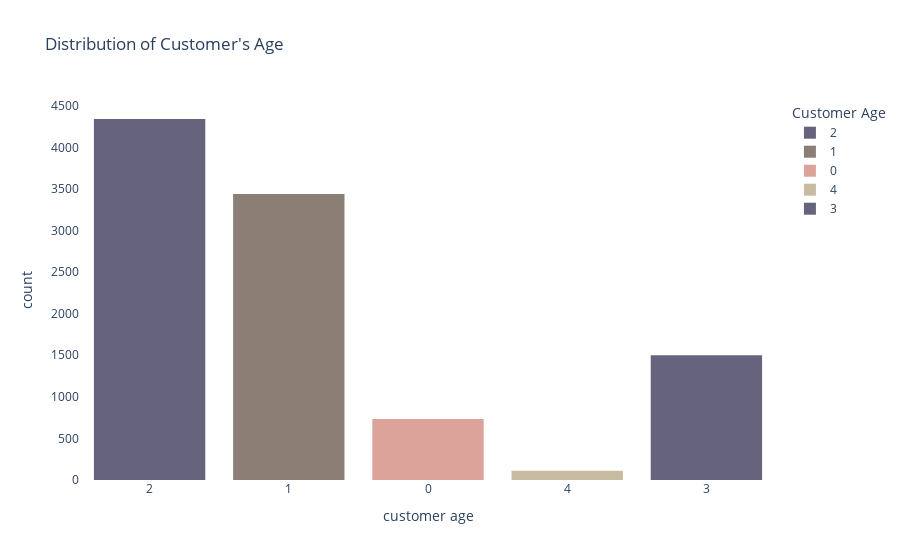

The code cell stored with this chart in its notebook:
### Code cell
fig = px.histogram(data, x="Customer_Age",color_discrete_sequence=['#65647C','#8B7E74','#DBA39A','#C7BCA1'],
                   color="Customer_Age", title='Distribution of Customer\'s Age',labels={'Customer_Age':'customer age'})
fig.update_xaxes(type='category')
fig.update_layout(paper_bgcolor="rgba(0,0,0,0)", plot_bgcolor="rgba(0,0,0,0)",legend_title="Customer Age")
fig.show()

### Figure 1 — Plotly figure (JSON) as saved in the notebook; plotly's stock layout.template omitted (floating-point values rounded to 4 significant figures; data arrays with more than 128 entries replaced by an {"elided": "..."} marker saying what was removed)
{"data": [{"alignmentgroup": "True", "bingroup": "x", "hovertemplate": "customer age=%{x}<br>count=%{y}<extra></extra>", "legendgroup": "2", "marker": {"color": "#65647C", "pattern": {"shape": ""}}, "name": "2", "offsetgroup": "2", "orientation": "v", "showlegend": true, "type": "histogram", "x": {"elided": "4342 int values"}, "xaxis": "x", "yaxis": "y"}, {"alignmentgroup": "True", "bingroup": "x", "hovertemplate": "customer age=%{x}<br>count=%{y}<extra></extra>", "legendgroup": "1", "marker": {"color": "#8B7E74", "pattern": {"shape": ""}}, "name": "1", "offsetgroup": "1", "orientation": "v", "showlegend": true, "type": "histogram", "x": {"elided": "3440 int values"}, "xaxis": "x", "yaxis": "y"}, {"alignmentgroup": "True", "bingroup": "x", "hovertemplate": "customer age=%{x}<br>count=%{y}<extra></extra>", "legendgroup": "0", "marker": {"color": "#DBA39A", "pattern": {"shape": ""}}, "name": "0", "offsetgroup": "0", "orientation": "v", "showlegend": true, "type": "histogram", "x": {"elided": "735 int values"}, "xaxis": "x", "yaxis": "y"}, {"alignmentgroup": "True", "bingroup": "x", "hovertemplate": "customer age=%{x}<br>count=%{y}<extra></extra>", "legendgroup": "4", "marker": {"color": "#C7BCA1", "pattern": {"shape": ""}}, "name": "4", "offsetgroup": "4", "orientation": "v", "showlegend": true, "type": "histogram", "x": [4, 4, 4, 4, 4, 4, 4, 4, 4, 4, 4, 4, 4, 4, 4, 4, 4, 4, 4, 4, 4, 4, 4, 4, 4, 4, 4, 4, 4, 4, 4, 4, 4, 4, 4, 4, 4, 4, 4, 4, 4, 4, 4, 4, 4, 4, 4, 4, 4, 4, 4, 4, 4, 4, 4, 4, 4, 4, 4, 4, 4, 4, 4, 4, 4, 4, 4, 4, 4, 4, 4, 4, 4, 4, 4, 4, 4, 4, 4, 4, 4, 4, 4, 4, 4, 4, 4, 4, 4, 4, 4, 4, 4, 4, 4, 4, 4, 4, 4, 4, 4, 4, 4, 4, 4, 4, 4, 4, 4, 4, 4], "xaxis": "x", "yaxis": "y"}, {"alignmentgroup": "True", "bingroup": "x", "hovertemplate": "customer age=%{x}<br>count=%{y}<extra></extra>", "legendgroup": "3", "marker": {"color": "#65647C", "pattern": {"shape": ""}}, "name": "3", "offsetgroup": "3", "orientation": "v", "showlegend": true, "type": "histogram", "x": {"elided": "1499 int values"}, "xaxis": "x", "yaxis": "y"}], "layout": {"barmode": "relative", "legend": {"title": {"text": "Customer Age"}, "tracegroupgap": 0}, "paper_bgcolor": "rgba(0,0,0,0)", "plot_bgcolor": "rgba(0,0,0,0)", "title": {"text": "Distribution of Customer's Age"}, "xaxis": {"anchor": "y", "categoryarray": [2, 1, 0, 4, 3], "categoryorder": "array", "domain": [0, 1], "title": {"text": "customer age"}, "type": "category"}, "yaxis": {"anchor": "x", "domain": [0, 1], "title": {"text": "count"}}}}
